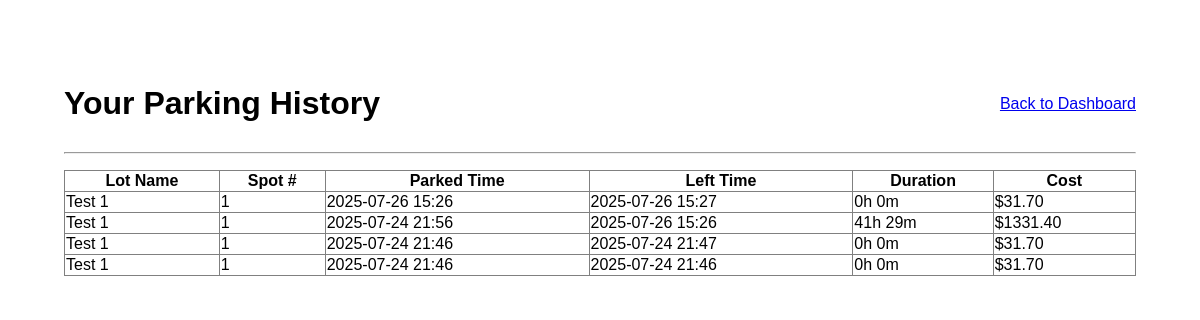
The page /user/history (signed in) on the database its author committed.
### models/models.py (models this page shows)
class Reservation(db.Model):
    id = db.Column(db.Integer, primary_key=True)
    user_id = db.Column(db.Integer, db.ForeignKey('user.id'), nullable=False)
    spot_id = db.Column(db.Integer, db.ForeignKey('parking_spot.id'), nullable=False)
    start_time = db.Column(db.DateTime, nullable=False)
    end_time = db.Column(db.DateTime)
    cost = db.Column(db.Float)
    spot = db.relationship('ParkingSpot', backref='reservations')

class ParkingLot(db.Model):
    id = db.Column(db.Integer, primary_key=True)
    name = db.Column(db.String(100), nullable=False)
    capacity = db.Column(db.Integer, nullable=False)
    price_per_hour = db.Column(db.Float, nullable=False)
    spots = db.relationship('ParkingSpot', backref='lot', lazy=True, cascade="all, delete-orphan")

class ParkingSpot(db.Model):
    id = db.Column(db.Integer, primary_key=True)
    lot_id = db.Column(db.Integer, db.ForeignKey('parking_lot.id'), nullable=False)
    spot_number = db.Column(db.Integer, nullable=False)
    status = db.Column(db.String(20), default='Available') # Available, Occupied

### controllers/controllers.py (the view)
@app.route('/user/history')
@login_required
@role_required('user')
def parking_history():
    completed_reservations = Reservation.query.filter(
        Reservation.user_id == current_user.id,
        Reservation.end_time.isnot(None)
    ).order_by(Reservation.start_time.desc()).all()
    return render_template('parking_history.html', reservations=completed_reservations)

### app.py (called while the page is built)
@login_manager.user_loader
def load_user(user_id):
    return User.query.get(int(user_id))

### controllers/controllers.py (called while the page is built)
def role_required(role):
    def wrapper(fn):
        @wraps(fn)
        def decorated_view(*args, **kwargs):
            if not current_user.is_authenticated or current_user.role != role:
                flash("You do not have permission to access this page.")
                return redirect(url_for('login'))
            return fn(*args, **kwargs)
        return decorated_view
    return wrapper

### templates/parking_history.html (shortened to what this page needs)
{% extends 'base.html' %}
{% block content %}
<div style="max-width: 1200px; margin: auto; padding: 2em;">
    <div style="display: flex; justify-content: space-between; align-items: center;">
        <h1>Your Parking History</h1>
        <a href="{{ url_for('user_dashboard') }}">Back to Dashboard</a>
    </div>
    <hr>
    <table border="1" style="width: 100%; border-collapse: collapse; margin-top: 1em;">
        <thead>
            <tr>
                <th>Lot Name</th>
                <th>Spot #</th>
                <th>Parked Time</th>
                <th>Left Time</th>
                <th>Duration</th>
                <th>Cost</th>
                </tr>
        </thead>
        <tbody>
            {% if reservations %}
                {% for res in reservations %}
                {% set duration = res.end_time - res.start_time %}
                <tr>
                    <td>{{ res.spot.lot.name }}</td>
                    <td>{{ res.spot.spot_number }}</td>
                    <td>{{ res.start_time.strftime('%Y-%m-%d %H:%M') }}</td>
                    <td>{{ res.end_time.strftime('%Y-%m-%d %H:%M') }}</td>
                    <td>
                    {% set hours = (duration.total_seconds() / 3600)|int %}
                    {% set minutes = ((duration.total_seconds() % 3600) / 60)|int %}
                    {{ hours }}h {{ minutes }}m
                    </td>
                    <td>${{ "%.2f"|format(res.cost) }}</td>
                </tr>
                {% endfor %}
            {% else %}
            <tr>
                <td colspan="4" style="text-align: center;">You have no past parking records.</td>
            </tr>
            {% endif %}
        </tbody>
    </table>
</div>
{% endblock %}

### templates/base.html (style rules this page uses)
body { font-family: sans-serif; margin: 2em; }

### rows shown on the page
Reservation: spot.lot.name "Test 1", spot.spot_number "1", start_time "2025-07-26 15:26", end_time "2025-07-26 15:27", hours "0", minutes "0", cost "31.70"
Reservation: spot.lot.name "Test 1", spot.spot_number "1", start_time "2025-07-24 21:56", end_time "2025-07-26 15:26", hours "41", minutes "29", cost "1331.40"
Reservation: spot.lot.name "Test 1", spot.spot_number "1", start_time "2025-07-24 21:46", end_time "2025-07-24 21:47", hours "0", minutes "0", cost "31.70"
Reservation: spot.lot.name "Test 1", spot.spot_number "1", start_time "2025-07-24 21:46", end_time "2025-07-24 21:46", hours "0", minutes "0", cost "31.70"
